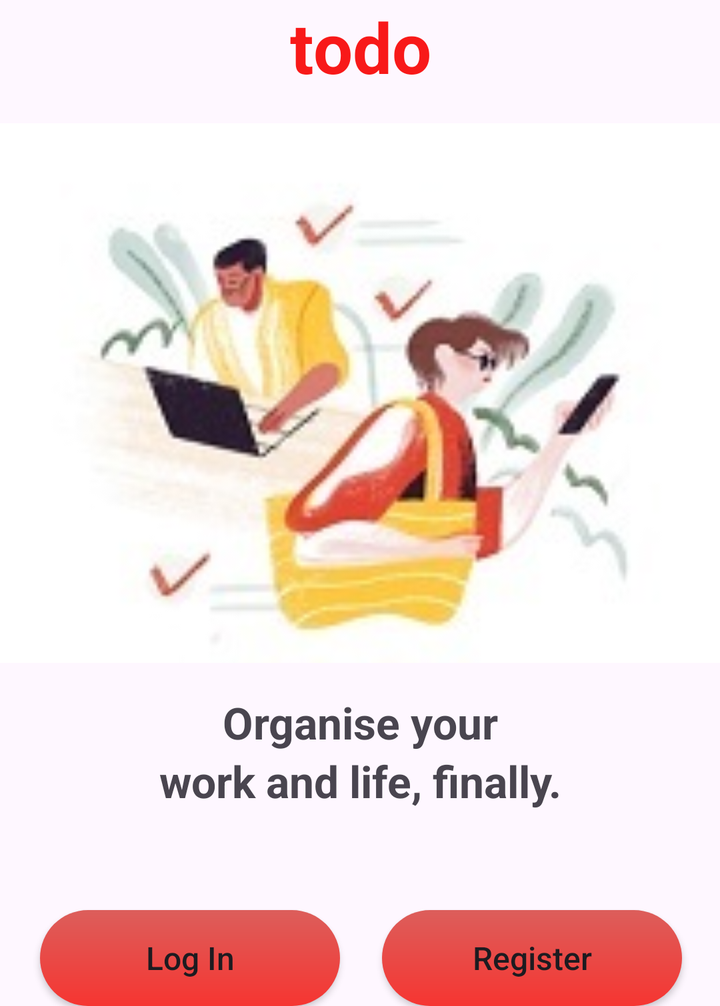
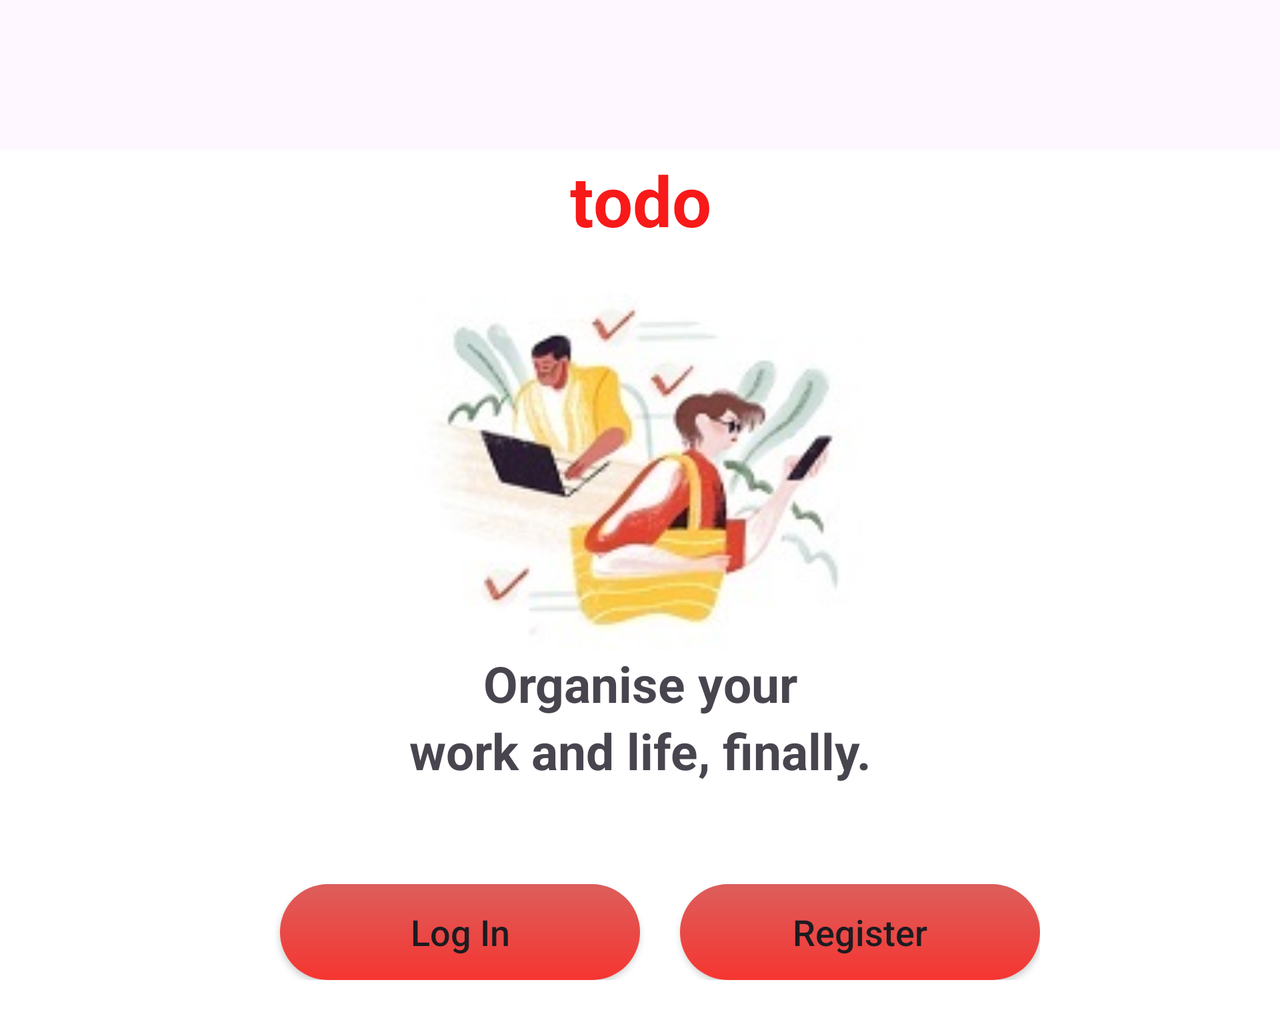

Compare how this app lays out the same screen by default and in its alternative resource folder. The renders come first, then the two layout files and the values they reference.
<!-- AndroidManifest.xml: application theme Theme.TODOApp -->
<!-- res/layout/fragment_intro.xml -->
<?xml version="1.0" encoding="utf-8"?>
<androidx.constraintlayout.widget.ConstraintLayout xmlns:android="http://schemas.android.com/apk/res/android"
    xmlns:app="http://schemas.android.com/apk/res-auto"
    xmlns:tools="http://schemas.android.com/tools"
    android:layout_width="match_parent"
    android:layout_height="wrap_content"
    android:layout_gravity="center"
    tools:context=".fragments.Intro">

    <androidx.appcompat.widget.AppCompatTextView
        android:id="@+id/tv_todo"
        android:layout_width="match_parent"
        android:layout_height="wrap_content"
        android:gravity="center"
        android:text="@string/todo"
        android:textColor="@color/red"
        android:textSize="35sp"
        android:textStyle="bold"
        app:layout_constraintBottom_toTopOf="@+id/iv_todo"
        app:layout_constraintEnd_toEndOf="parent"
        app:layout_constraintStart_toStartOf="parent"
        app:layout_constraintTop_toTopOf="parent" />

    <androidx.appcompat.widget.AppCompatImageView
        android:id="@+id/iv_todo"
        android:layout_width="match_parent"
        android:layout_height="300dp"
        android:src="@drawable/todo"
        app:layout_constraintBottom_toTopOf="@+id/txt1"
        app:layout_constraintEnd_toEndOf="parent"
        app:layout_constraintStart_toStartOf="parent"
        app:layout_constraintTop_toBottomOf="@+id/tv_todo" />

    <androidx.appcompat.widget.AppCompatTextView
        android:id="@+id/txt1"
        android:layout_width="match_parent"
        android:layout_height="wrap_content"
        android:gravity="center"
        android:text="@string/txt1"
        android:textSize="22sp"
        android:textStyle="bold"
        app:layout_constraintBottom_toTopOf="@+id/txt2"
        app:layout_constraintEnd_toEndOf="parent"
        app:layout_constraintStart_toStartOf="parent"
        app:layout_constraintTop_toBottomOf="@+id/iv_todo" />

    <androidx.appcompat.widget.AppCompatTextView
        android:id="@+id/txt2"
        android:layout_width="match_parent"
        android:layout_height="wrap_content"
        android:layout_marginBottom="50dp"
        android:gravity="center"
        android:text="@string/txt2"
        android:textSize="22sp"
        android:textStyle="bold"
        app:layout_constraintBottom_toTopOf="@+id/buttonRegister"
        app:layout_constraintEnd_toEndOf="parent"
        app:layout_constraintStart_toStartOf="parent"
        app:layout_constraintTop_toBottomOf="@+id/txt1" />


    <androidx.appcompat.widget.AppCompatButton
        android:id="@+id/buttonLogIn"
        android:layout_width="0dp"
        android:layout_height="wrap_content"
        android:layout_marginStart="20dp"
        android:layout_marginEnd="21dp"
        android:background="@drawable/button"
        android:text="@string/log_in"
        android:textAllCaps="false"
        android:textSize="16sp"
        app:layout_constraintBottom_toBottomOf="parent"
        app:layout_constraintEnd_toStartOf="@+id/buttonRegister"
        app:layout_constraintStart_toStartOf="parent" />

    <androidx.appcompat.widget.AppCompatButton
        android:id="@+id/buttonRegister"
        android:layout_width="0dp"
        android:layout_height="wrap_content"
        android:layout_marginEnd="19dp"
        android:background="@drawable/button"
        android:text="@string/register"
        android:textAllCaps="false"
        android:textSize="16sp"
        app:layout_constraintBottom_toBottomOf="parent"
        app:layout_constraintEnd_toEndOf="parent"
        app:layout_constraintStart_toEndOf="@+id/buttonLogIn"
        app:layout_constraintTop_toBottomOf="@+id/txt2" />


</androidx.constraintlayout.widget.ConstraintLayout>
<!-- resources referenced by this layout -->
<resources>
  <color name="red">#F81919</color>
  <!-- drawable button (drawable) -->
  <?xml version="1.0" encoding="utf-8"?>
  <shape xmlns:android="http://schemas.android.com/apk/res/android">
      <solid android:color="@color/light_red"/>
      <corners android:radius="50dp" />
      <gradient
          android:angle="90"
          android:startColor="#F63531"
          android:endColor="#DC5E5B" />
  </shape>
  <!-- drawable todo: jpg bitmap (drawable, 9827 bytes) -->
  <string name="log_in">Log In</string>
  <string name="register">Register</string>
  <string name="todo">todo</string>
  <string name="txt1">Organise your</string>
  <string name="txt2">work and life, finally.</string>
  <style name="Theme.TODOApp" parent="Base.Theme.TODOApp" />
  <color name="light_red">#F14744</color>
  <style name="Base.Theme.TODOApp" parent="Theme.Material3.DayNight.NoActionBar">
          
          
  
      </style>
</resources>
<!-- res/layout-land/fragment_intro.xml (the repository's variant of the layout above) -->
<!-- drawn on the phone turned sideways -->
<?xml version="1.0" encoding="utf-8"?>
<ScrollView xmlns:android="http://schemas.android.com/apk/res/android"
    xmlns:tools="http://schemas.android.com/tools"
    android:layout_width="match_parent"
    android:layout_height="match_parent"
    android:layout_gravity="center"
    android:layout_marginTop="50dp"
    android:background="@color/white"
    android:orientation="vertical"
    tools:context=".fragments.Intro">
<LinearLayout
    android:layout_width="match_parent"
    android:layout_height="wrap_content"
    android:orientation="vertical">
    <androidx.appcompat.widget.AppCompatTextView
        android:id="@+id/tv_todo"
        android:layout_width="match_parent"
        android:layout_height="50dp"
        android:gravity="center"
        android:text="@string/todo"
        android:textColor="@color/red"
        android:textSize="35sp"
        android:textStyle="bold" />

    <androidx.appcompat.widget.AppCompatImageView
        android:id="@+id/iv_todo"
        android:layout_width="match_parent"
        android:layout_height="200dp"
        android:src="@drawable/todo"/>

    <androidx.appcompat.widget.AppCompatTextView
        android:id="@+id/txt1"
        android:layout_width="match_parent"
        android:layout_height="wrap_content"
        android:gravity="center"
        android:text="@string/txt1"
        android:textSize="25sp"
        android:textStyle="bold" />

    <androidx.appcompat.widget.AppCompatTextView
        android:id="@+id/txt2"
        android:layout_width="match_parent"
        android:layout_height="wrap_content"
        android:layout_marginBottom="50dp"
        android:gravity="center"
        android:text="@string/txt2"
        android:textSize="25sp"
        android:textStyle="bold" />
<LinearLayout
    android:layout_width="400dp"
    android:layout_height="wrap_content"
    android:layout_gravity="center"
    android:layout_marginBottom="50dp"
    android:orientation="horizontal">
    <androidx.appcompat.widget.AppCompatButton
        android:id="@+id/buttonLogIn"
        android:layout_width="0dp"
        android:layout_height="wrap_content"
        android:layout_marginLeft="20dp"
        android:layout_marginRight="20dp"
        android:layout_weight="1"
        android:background="@drawable/button"
        android:text="@string/log_in"
        android:textAllCaps="false"
        android:textSize="18sp" />

    <androidx.appcompat.widget.AppCompatButton
        android:id="@+id/buttonRegister"
        android:layout_width="0dp"
        android:layout_height="wrap_content"
        android:layout_weight="1"
        android:background="@drawable/button"
        android:text="@string/register"
        android:textAllCaps="false"
        android:textSize="18sp" />
</LinearLayout>
</LinearLayout>
</ScrollView>
<!-- resources referenced by the variant -->
<!-- as the phone turned sideways resolves them -->
<resources>
  <color name="red">#F81919</color>
  <color name="white">#FFFFFFFF</color>
  <!-- drawable button (drawable) -->
  <?xml version="1.0" encoding="utf-8"?>
  <shape xmlns:android="http://schemas.android.com/apk/res/android">
      <solid android:color="@color/light_red"/>
      <corners android:radius="50dp" />
      <gradient
          android:angle="90"
          android:startColor="#F63531"
          android:endColor="#DC5E5B" />
  </shape>
  <!-- drawable todo: jpg bitmap (drawable, 9827 bytes) -->
  <string name="log_in">Log In</string>
  <string name="register">Register</string>
  <string name="todo">todo</string>
  <string name="txt1">Organise your</string>
  <string name="txt2">work and life, finally.</string>
  <style name="Theme.TODOApp" parent="Base.Theme.TODOApp" />
  <color name="light_red">#F14744</color>
  <style name="Base.Theme.TODOApp" parent="Theme.Material3.DayNight.NoActionBar">
          
          
  
      </style>
</resources>
